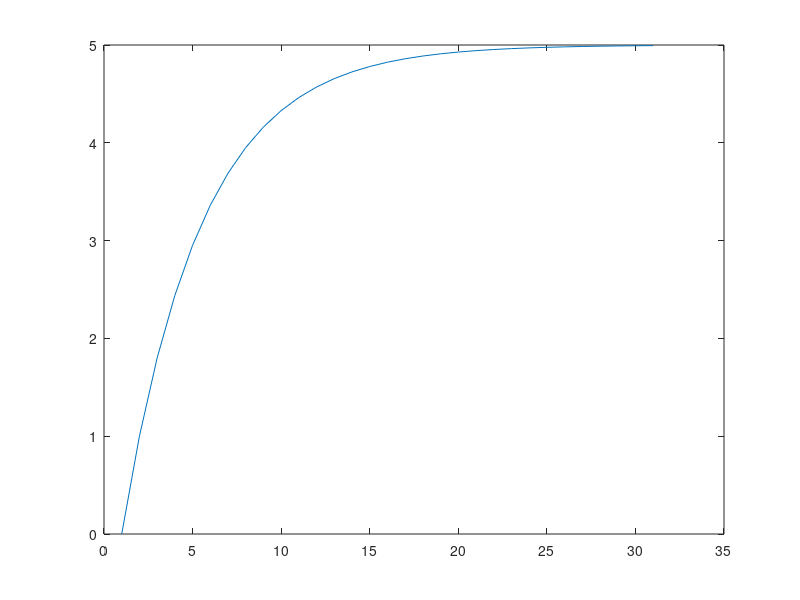

The MATLAB source for this figure:
%% P1

% 1.1 


num = [1.9 -1.7];
den = [1 -0.8];

Dz = tf(num,den,1);


res = impulse(Dz)*1;

plot(res)
answer = sum(abs(res)) /2

%% P2

numG0 = [0.004837 0.004679];
denG0 = [1 -1.905 0.9048];

Gz0 = tf(numG0,denG0,1);


%2.1) and 2.2) (summation point is the same for both, is the same as giving a ref input)

%transfer function from beginning to u with Gain 1 as feedback loop
sys= (Gz0*Dz)/(1+Dz*Gz0)

res = impulse(sys);
plot(res)
answer = sum(abs(res))/2


%2.3) and 2.4) and 2.5)

%transfer function from before G0(z)  to u with Dz in feedback loop
sys= (Gz0)/(1+Dz*Gz0)

res = impulse(sys);
plot(res)
answer = sum(abs(res))/2


%% P3
% Dz is the same but is not on canonical realization now.

%3.1)
%transfer function from beginning to u with Gain 1 as feedback loop
sys= (Gz0*Dz)/(1+Dz*Gz0)

res = impulse(sys);
plot(res)
answer = sum(abs(res))/2


%% 3.2) 3.3) and 3.4)
D08=tf([1],[1 -0.8],1);
FB=tf([1.7 -1.9],[1],1);

sys= (D08*Gz0)/(1+Dz*Gz0)

res = impulse(sys);
plot(res);
answer = sum(abs(res))/2



%% 3.5) same as before since TF donest change
sys= (Gz0)/(1+Dz*Gz0)

res = impulse(sys);
plot(res)
answer = sum(abs(res))/2


%%

D08=tf([1],[1 -0.8],1)

res = step(D08)

plot(res)

%   0.2942
%   3.0752





















